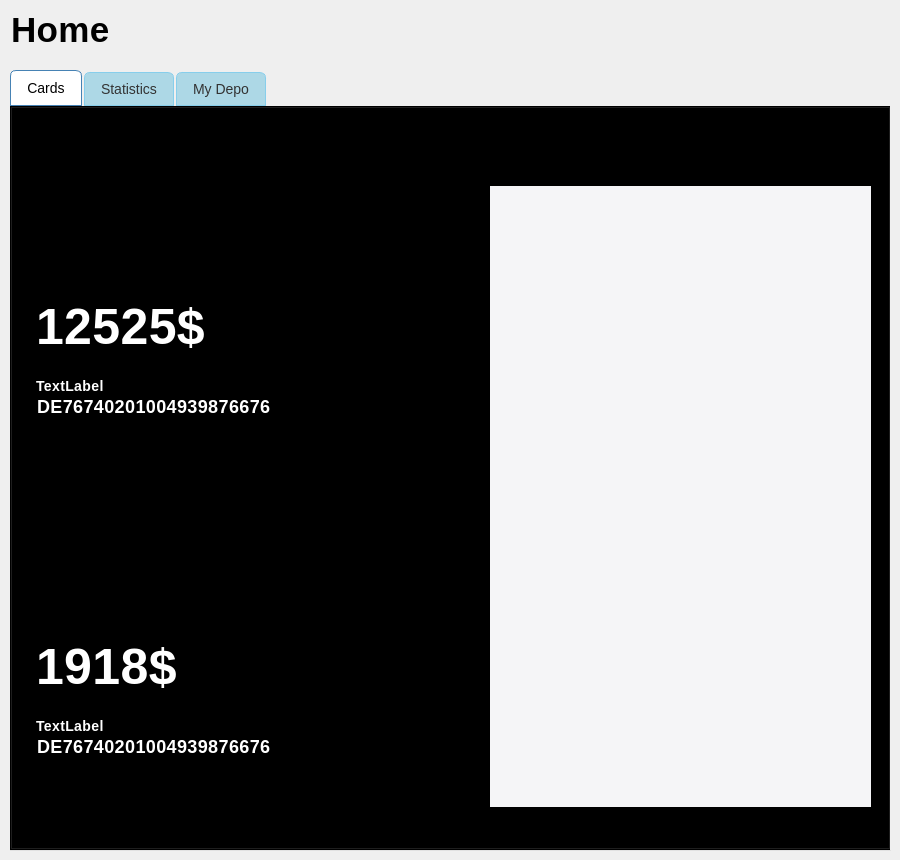
    <widget class="QWidget" name="page_2">
     <widget class="QLabel" name="label_3">
      <property name="geometry">
       <rect>
        <x>-20</x>
        <y>0</y>
        <width>191</width>
        <height>60</height>
       </rect>
      </property>
      <property name="styleSheet">
       <string notr="true">QLabel {
    color: black;
    font-family: &quot;San Francisco&quot;, &quot;Helvetica Neue&quot;, &quot;Segoe UI&quot;, &quot;Arial&quot;, sans-serif;
    font-size: 35px;
    font-weight: bold; /* Makes the font bold */
    font-weight: 600;
    padding: 10px 22px;
    border: none;
    border-radius: 14px;
    min-height: 40px;
    min-width: 120px;
    letter-spacing: 0.4px;
}
</string>
      </property>
      <property name="text">
       <string>Home</string>
      </property>
     </widget>
     <widget class="QTabWidget" name="tabWidget">
      <property name="geometry">
       <rect>
        <x>10</x>
        <y>70</y>
        <width>881</width>
        <height>781</height>
       </rect>
      </property>
      <property name="cursor">
       <cursorShape>PointingHandCursor</cursorShape>
      </property>
      <property name="styleSheet">
       <string notr="true">/* General styling for QTabWidget */
#tabWidget {
    background-color: transparent; /* Transparent background */
    border: none; /* Removes outer border */
    font-family: &quot;Segoe UI&quot;, sans-serif; /* Modern font */
    font-size: 14px; /* Standard font size */
    color: #333; /* Default text color */
}

/* Styling for the pane (content area) */
#tabWidget ::pane {
    border: 1px solid #87CEEB; /* Light blue border */
    border-radius: 8px; /* Rounded corners */
    padding: 10px; /* Inner padding for the content area */
    background: #f0f8ff; /* Light AliceBlue background */
}

/* Styling for the tabs in the tab bar */
QTabBar::tab {
    background: #add8e6; /* LightBlue background for tabs */
    border: 1px solid #87CEEB; /* Light blue border */
    padding: 8px 16px; /* Padding for the tabs */
    border-top-left-radius: 6px; /* Rounded top-left corners */
    border-top-right-radius: 6px; /* Rounded top-right corners */
    margin-right: 2px; /* Space between tabs */
    color: #333; /* Darker text for better contrast */
}

/* Styling for the selected tab */
QTabBar::tab:selected {
    background: #ffffff; /* White background for the selected tab */
    border-color: #4682B4; /* SteelBlue border for the selected tab */
    color: #000; /* Black text for the selected tab */
}

/* Styling for the hovered tab */
QTabBar::tab:hover {
    background: #87CEFA; /* LightSkyBlue background for hovered tab */
    color: #111; /* Slightly darker text color when hovered */
}

/* Styling for unselected tabs */
QTabBar::tab:!selected {
    margin-top: 2px; /* Creates a small gap for unselected tabs */
}</string>
      </property>
      <property name="currentIndex">
       <number>0</number>
      </property>
      <widget class="QWidget" name="tab">
       <attribute name="title">
        <string>Cards</string>
       </attribute>
       <widget class="QWidget" name="widget" native="true">
        <property name="geometry">
         <rect>
          <x>0</x>
          <y>80</y>
          <width>451</width>
          <height>261</height>
         </rect>
        </property>
        <property name="styleSheet">
         <string notr="true">#widget {
    background: qlineargradient(
        x1: 0, y1: 0, x2: 1, y2: 1,  /* Gradient direction from top-left to bottom-right */
        stop: 0 #4a90e2,             /* Light blue at the start (top-left) */
        stop: 0.5 #1c75bc,           /* Slightly darker blue in the middle */
        stop: 1 #003f7f              /* Lighter blue at the end (bottom-right) */
    ); 
    color: #ffffff;                   /* White text for better contrast */
    font-family: &quot;Segoe UI&quot;, &quot;Helvetica Neue&quot;, sans-serif;
    font-size: 16px;
    border: none;                     /* Ensure no default borders */
    border-top-left-radius: 16px;     /* No rounding for top-left corner */
    border-top-right-radius: 16px;    /* Rounded top-right corner */
    border-bottom-right-radius: 16px; /* Rounded bottom-right corner */
    border-bottom-left-radius: 16px;  /* No rounding for bottom-left corner */
    padding: 12px;                    /* Optional inner spacing */
    transition: border 0.3s ease;     /* Smooth transition for border changes */
}

/* Add hover effect */
#widget:hover {
    border: 2px solid #89c4f4;        /* A lighter blue border on hover */
}</string>
        </property>
        <widget class="QLabel" name="label_4">
         <property name="geometry">
          <rect>
           <x>10</x>
           <y>10</y>
           <width>101</width>
           <height>91</height>
          </rect>
         </property>
         <property name="styleSheet">
          <string notr="true">#label_4{
	background: none;
}</string>
         </property>
         <property name="text">
          <string>TextLabel</string>
         </property>
        </widget>
        <widget class="QLabel" name="Icon_2">
         <property name="geometry">
          <rect>
           <x>280</x>
           <y>10</y>
           <width>371</width>
           <height>251</height>
          </rect>
         </property>
         <property name="styleSheet">
          <string notr="true">#Icon_2{
	background: none;
}</string>
         </property>
         <property name="text">
          <string>TextLabel</string>
         </property>
        </widget>
        <widget class="QLabel" name="label_5">
         <property name="geometry">
          <rect>
           <x>0</x>
           <y>190</y>
           <width>291</width>
           <height>60</height>
          </rect>
         </property>
         <property name="styleSheet">
          <string notr="true">QLabel {
    color: white;
    font-family: &quot;San Francisco&quot;, &quot;Helvetica Neue&quot;, &quot;Segoe UI&quot;, &quot;Arial&quot;, sans-serif;
    font-size: 18px;
    font-weight: 600;
    padding: 10px 22px;
    border: none;
    border-radius: 14px;
    min-height: 40px;
    min-width: 120px;
    letter-spacing: 0.4px;
	background: none;
}
</string>
         </property>
         <property name="text">
          <string>DE76740201004939876676</string>
         </property>
        </widget>
        <widget class="QLabel" name="usernameCard">
         <property name="geometry">
          <rect>
           <x>0</x>
           <y>170</y>
           <width>164</width>
           <height>60</height>
          </rect>
         </property>
         <property name="styleSheet">
          <string notr="true">QLabel {
    color: white;
    font-family: &quot;San Francisco&quot;, &quot;Helvetica Neue&quot;, &quot;Segoe UI&quot;, &quot;Arial&quot;, sans-serif;
    font-size: 14px;
    font-weight: 600;
    padding: 10px 22px;
    border: none;
    border-radius: 14px;
    min-height: 40px;
    min-width: 120px;
    letter-spacing: 0.4px;
	background: none;
}
</string>
         </property>
         <property name="text">
          <string>TextLabel</string>
         </property>
        </widget>
        <widget class="QLabel" name="BalanceCard1">
         <property name="geometry">
          <rect>
           <x>-10</x>
           <y>90</y>
           <width>411</width>
           <height>101</height>
          </rect>
         </property>
         <property name="styleSheet">
          <string notr="true">QLabel {
    color: white;
    font-family: &quot;San Francisco&quot;, &quot;Helvetica Neue&quot;, &quot;Segoe UI&quot;, &quot;Arial&quot;, sans-serif;
    font-size: 50px;
    font-weight: cursiv; /* Makes the font bold */
    font-weight: 600;
    padding: 10px 22px;
    border: none;
    border-radius: 14px;
    min-height: 40px;
    min-width: 120px;
    letter-spacing: 0.4px;
background: none;
}
</string>
         </property>
         <property name="text">
          <string>12525$</string>
         </property>
        </widget>
       </widget>
       <widget class="QLabel" name="label_7">
        <property name="geometry">
         <rect>
          <x>520</x>
          <y>20</y>
          <width>281</width>
          <height>60</height>
         </rect>
        </property>
        <property name="styleSheet">
         <string notr="true">QLabel {
    color: black;
    font-family: &quot;San Francisco&quot;, &quot;Helvetica Neue&quot;, &quot;Segoe UI&quot;, &quot;Arial&quot;, sans-serif;
    font-size: 25px;
    font-weight: bold; /* Makes the font bold */
    font-weight: 600;
    padding: 10px 22px;
    border: none;
    border-radius: 14px;
    min-height: 40px;
    min-width: 120px;
    letter-spacing: 0.4px;
}
</string>
        </property>
        <property name="text">
         <string>Transaction history</string>
        </property>
       </widget>
       <widget class="QListWidget" name="listWidget">
        <property name="geometry">
         <rect>
          <x>480</x>
          <y>80</y>
          <width>381</width>
          <height>621</height>
         </rect>
        </property>
        <property name="styleSheet">
         <string notr="true">/* Styling for the listWidget */
#listWidget {
    background-color: #f5f5f7; /* Light blue background for a softer tone matching the button */
    border: none; /* Same blue as the button border */
    border-radius: 0px; /* Rounded corners to match the button */
    padding: 10px; /* Inner padding */
    font-family: &quot;San Francisco&quot;, &quot;Helvetica Neue&quot;, &quot;Segoe UI&quot;, &quot;Arial&quot;, sans-serif; /* Matching font */
    font-size: 16px; /* Slightly smaller font size */
    font-weight: 500; /* Semi-bold font for a modern look */
    color: #000; /* Black font for readability */
}

/* Add padding inside the listWidget to create spacing between scrollbars and content */
#listWidget::viewport {
    margin-right: 10px; /* Add space between scrollbar and the list items */
}

/* List Item Styling */
#listWidget::item {
    padding: 10px 14px; /* Padding for individual items */
    margin: 6px 0; /* Spacing between items */
    border-radius: 5px; /* Rounded corners for items */
    background-color: #ffffff; /* White background for items */
    color: #000; /* Black font color */
    font-size: 16px; /* Slightly smaller than the list widget font */
    font-weight: 500; /* Semi-bold for item text */
}

#listWidget::item:hover {
    background-color: #d4e9fc; /* Slightly darker blue on hover */
    color: #000; /* Keep font black on hover */
    border: 1px solid #0267bf; /* Slightly darker blue border on hover */
}

#listWidget::item:selected {
    background-color: #0586f7; /* Match the button's primary blue for selected items */
    color: #ffffff; /* White font for contrast */
    border: 1px solid #0267bf; /* Darker blue border for selected items */
}

/* Horizontal Scroll Bar */
QScrollBar:horizontal {
    border: none;
    background: #f5f5f5; /* Light gray background for the track */
    height: 10px; /* Height of the scroll bar */
    margin: 0px 20px 0px 20px; /* Add spacing at the ends */
    border-radius: 5px; /* Rounded corners */
}

QScrollBar::handle:horizontal {
    background: #0586f7; /* Blue handle matching the button theme */
    min-width: 20px; /* Minimum width of the handle */
    border-radius: 5px; /* Rounded corners for the handle */
}

QScrollBar::add-line:horizontal, QScrollBar::sub-line:horizontal {
    border: none;
    background: none;
    width: 0px; /* Remove the arrows */
}

QScrollBar::add-page:horizontal, QScrollBar::sub-page:horizontal {
    background: none; /* Remove the track fill */
}

/* Vertical Scroll Bar */
QScrollBar:vertical {
    border: none;
    background: #f5f5f5; /* Light gray background for the track */
    width: 10px; /* Width of the scroll bar */
    margin: 20px 0px 20px 0px; /* Add spacing at the ends */
    border-radius: 5px; /* Rounded corners */
}

QScrollBar::handle:vertical {
    background: #0586f7; /* Blue handle matching the button theme */
    min-height: 20px; /* Minimum height of the handle */
    border-radius: 5px; /* Rounded corners for the handle */
}

QScrollBar::add-line:vertical, QScrollBar::sub-line:vertical {
    border: none;
    background: none;
    height: 0px; /* Remove the arrows */
}

QScrollBar::add-page:vertical, QScrollBar::sub-page:vertical {
    background: none; /* Remove the track fill */
}</string>
        </property>
       </widget>
       <widget class="QWidget" name="widget_3" native="true">
        <property name="geometry">
         <rect>
          <x>0</x>
          <y>420</y>
          <width>451</width>
          <height>261</height>
         </rect>
        </property>
        <property name="styleSheet">
         <string notr="true">#widget_3{
    background: qlineargradient(
        x1: 0, y1: 0, x2: 1, y2: 1,  /* Gradient direction from top-left to bottom-right */
        stop: 0 #FFD700,             /* Light blue at the start (top-left) */
        stop: 0.5 #bf8200,           /* Slightly darker blue in the middle */
        stop: 1 #996800             /* Lighter blue at the end (bottom-right) */
    ); /*96ceff 96ceff
    color: #ffffff;                   /* White text for better contrast */
    font-family: &quot;Segoe UI&quot;, &quot;Helvetica Neue&quot;, sans-serif;
    font-size: 16px;
    border: none;                     /* Ensure no default borders */
    border-top-left-radius: 16px;      /* No rounding for top-left corner */
    border-top-right-radius: 16px;    /* Rounded top-right corner */
    border-bottom-right-radius: 16px; /* Rounded bottom-right corner */
    border-bottom-left-radius: 16px;  /* No rounding for bottom-left corner */
    padding: 12px;                    /* Optional inner spacing */
}
#widget_3:hover {
    border: 2px solid #89c4f4;        /* A lighter blue border on hover */
}</string>
        </property>
        <widget class="QLabel" name="label_15">
         <property name="geometry">
          <rect>
           <x>10</x>
           <y>10</y>
           <width>101</width>
           <height>91</height>
          </rect>
         </property>
         <property name="styleSheet">
          <string notr="true">#label_15{
	background: none;
}</string>
         </property>
         <property name="text">
          <string>TextLabel</string>
         </property>
        </widget>
        <widget class="QLabel" name="Icon_4">
         <property name="geometry">
          <rect>
           <x>260</x>
           <y>20</y>
           <width>191</width>
           <height>221</height>
          </rect>
         </property>
         <property name="styleSheet">
          <string notr="true">#Icon_4{
	background: none;
}</string>
         </property>
         <property name="text">
          <string>TextLabel</string>
         </property>
        </widget>
        <widget class="QLabel" name="label_16">
         <property name="geometry">
          <rect>
           <x>0</x>
           <y>190</y>
           <width>291</width>
           <height>60</height>
          </rect>
         </property>
         <property name="styleSheet">
          <string notr="true">QLabel {
    color: white;
    font-family: &quot;San Francisco&quot;, &quot;Helvetica Neue&quot;, &quot;Segoe UI&quot;, &quot;Arial&quot;, sans-serif;
    font-size: 18px;
    font-weight: 600;
    padding: 10px 22px;
    border: none;
    border-radius: 14px;
    min-height: 40px;
    min-width: 120px;
    letter-spacing: 0.4px;
	background: none;
}
</string>
         </property>
         <property name="text">
          <string>DE76740201004939876676</string>
         </property>
        </widget>
        <widget class="QLabel" name="usernameCard_3">
         <property name="geometry">
          <rect>
           <x>0</x>
           <y>170</y>
           <width>164</width>
           <height>60</height>
          </rect>
         </property>
         <property name="styleSheet">
          <string notr="true">QLabel {
    color: white;
    font-family: &quot;San Francisco&quot;, &quot;Helvetica Neue&quot;, &quot;Segoe UI&quot;, &quot;Arial&quot;, sans-serif;
    font-size: 14px;
    font-weight: 600;
    padding: 10px 22px;
    border: none;
    border-radius: 14px;
    min-height: 40px;
    min-width: 120px;
    letter-spacing: 0.4px;
	background: none;
}
</string>
         </property>
         <property name="text">
          <string>TextLabel</string>
         </property>
        </widget>
        <widget class="QLabel" name="BalanceCard2_2">
         <property name="geometry">
          <rect>
           <x>-10</x>
           <y>90</y>
           <width>411</width>
           <height>101</height>
          </rect>
         </property>
         <property name="styleSheet">
          <string notr="true">QLabel {
    color: white;
    font-family: &quot;San Francisco&quot;, &quot;Helvetica Neue&quot;, &quot;Segoe UI&quot;, &quot;Arial&quot;, sans-serif;
    font-size: 50px;
    font-weight: cursiv; /* Makes the font bold */
    font-weight: 600;
    padding: 10px 22px;
    border: none;
    border-radius: 14px;
    min-height: 40px;
    min-width: 120px;
    letter-spacing: 0.4px;
background: none;
}
</string>
         </property>
         <property name="text">
          <string>1918$</string>
         </property>
        </widget>
       </widget>
       <widget class="QLabel" name="label_17">
        <property name="geometry">
         <rect>
          <x>0</x>
          <y>20</y>
          <width>351</width>
          <height>60</height>
         </rect>
        </property>
        <property name="styleSheet">
         <string notr="true">QLabel {
    color: black;
    font-family: &quot;San Francisco&quot;, &quot;Helvetica Neue&quot;, &quot;Segoe UI&quot;, &quot;Arial&quot;, sans-serif;
    font-size: 25px;
    font-weight: bold; /* Makes the font bold */
    font-weight: 600;
    padding: 10px 22px;
    border: none;
    border-radius: 14px;
    min-height: 40px;
    min-width: 120px;
    letter-spacing: 0.4px;
}
</string>
        </property>
        <property name="text">
         <string>Pingplus Banking Card</string>
        </property>
       </widget>
       <widget class="QLabel" name="label_18">
        <property name="geometry">
         <rect>
          <x>0</x>
          <y>360</y>
          <width>351</width>
          <height>60</height>
         </rect>
        </property>
        <property name="styleSheet">
         <string notr="true">QLabel {
    color: black;
    font-family: &quot;San Francisco&quot;, &quot;Helvetica Neue&quot;, &quot;Segoe UI&quot;, &quot;Arial&quot;, sans-serif;
    font-size: 25px;
    font-weight: bold; /* Makes the font bold */
    font-weight: 600;
    padding: 10px 22px;
    border: none;
    border-radius: 14px;
    min-height: 40px;
    min-width: 120px;
    letter-spacing: 0.4px;
}
</string>
        </property>
        <property name="text">
         <string>American Expresso Card</string>
        </property>
       </widget>
      </widget>
      <widget class="QWidget" name="tab_2">
       <attribute name="title">
        <string>Statistics</string>
       </attribute>
      </widget>
      <widget class="QWidget" name="tab_3">
       <attribute name="title">
        <string>My Depo</string>
       </attribute>
      </widget>
     </widget>
    </widget>
